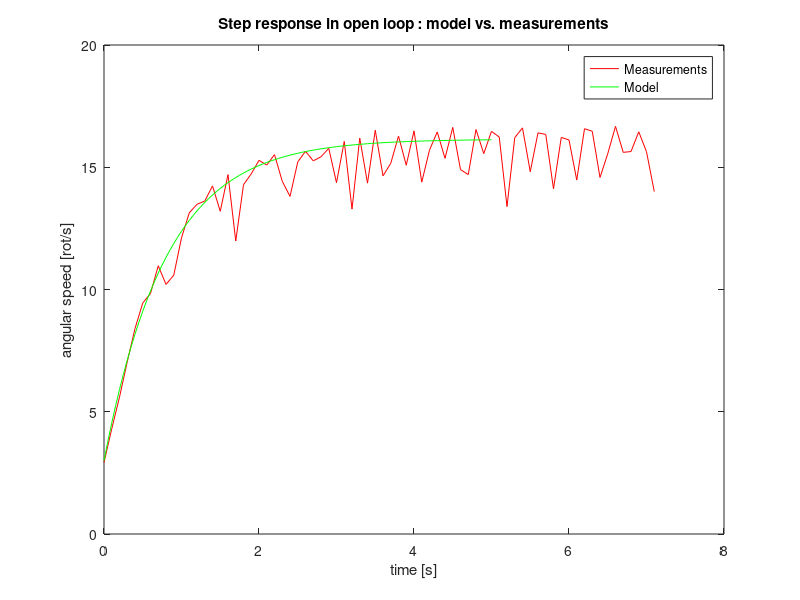

MATLAB code for this plot:
clear all;
res = importdata('data/model_identification_ultimate.txt');

% Plot the entire data set
%plot(res(:,1), res(:,5))
%title('Step response in open loop')
%xlabel('time [s]');
%ylabel('angular speed [rot/s]');
%xlim([res(1,1) res(end,1)])

% Plot the steady state after 6V unit step
%plot(res(125:220,1), res(125:220,5));

steady_state = mean(res(125:200, 1));
K = (steady_state-3)/6

start = 0;
for i=1:length(res)
    if res(i,5) > 3 & start == 0
        start = res(i,1);
    end
   
    if res(i,5) - 3 > (steady_state - 3)*0.98
        tau = (res(i,1) - start)/4
        break
    end
end

% Using tau instead of 0.8 leads to a not so good result
Gs = tf([K], [0.8 1])

% Confront model and measurements
plot(res(89:160,1)-res(89,1), res(89:160,5), 'r'); hold on;
[y, t] = step(Gs*6);
plot(t, 3+y, 'g');
title('Step response in open loop : model vs. measurements')
xlabel('time [s]');
ylabel('angular speed [rot/s]');
legend('Measurements', 'Model');